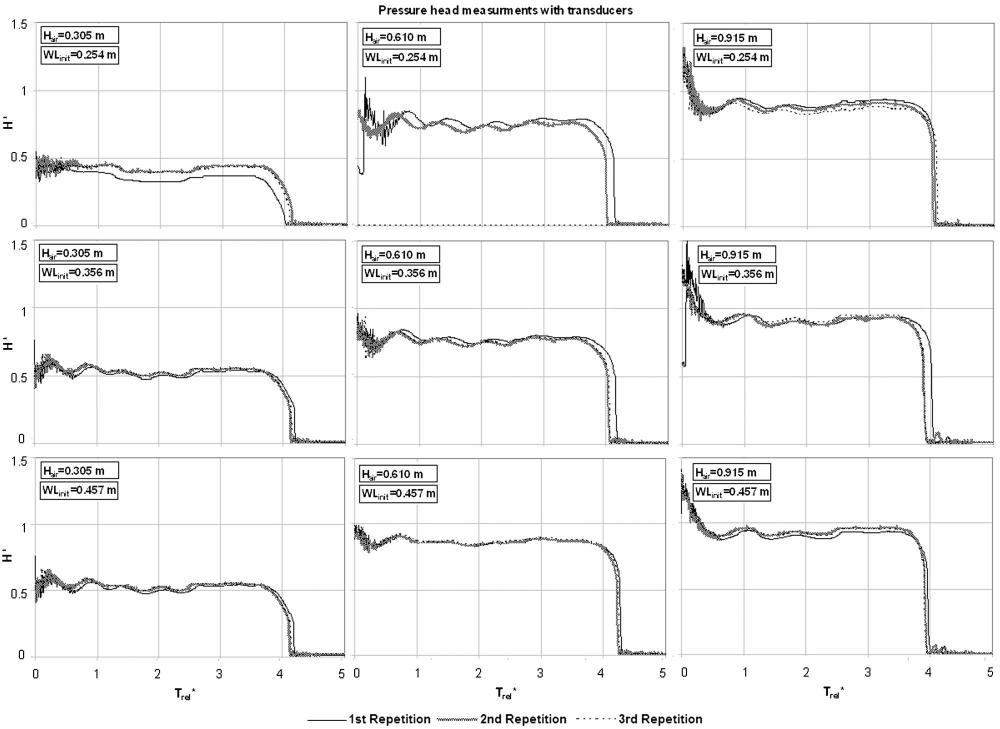
#> input picture tests/test_01_vw2011/cases/B_Dt12p7_Ha0610_Yfs0356/reference/paper_scans/raw_p5_x101_2000x1457.png, 2000 x 1457 px (shown at 1/2 size)
$ python caseB_redigitize_vw2011_runs.py
#> lines starting #> are read from the running program, lines starting #| are printed output that depends on the picture; after the words box and inside, x2 and y2 are one past the last pixel; in counts of white or black regions, pixels touching at a corner belong together
"""Re-digitize the three V&W (2011) Case-B repetitions by run identity.

This is a guided vector trace of the native 300-dpi images embedded in the
paper PDF.  It replaces the earlier dark-pixel envelope, which could not
preserve the published line/marker semantics.

Published semantics used here
-----------------------------
Fig. 6 pressure: run 1 = solid; run 2 = dense short-stroke trace;
run 3 = dotted trace.

Fig. 8 levels: Yfs run 1/2/3 = triangle/x/filled circle;
Yint run 1/2/3 = open diamond/square/circle.

The pressure traces are guided by manually inspected control points and then
snapped locally to dark ridges in the native bitmap.  The Fig. 8 coordinates
are marker-centre readings.  Audit overlays are generated so that every
digitized series can be checked directly against the source panel.
"""

from __future__ import annotations

import csv
import json
from pathlib import Path

import matplotlib.pyplot as plt
import numpy as np
from PIL import Image
from scipy.ndimage import gaussian_filter, median_filter


CASE_ROOT = Path(__file__).resolve().parents[1]
SCANS = CASE_ROOT / "reference" / "paper_scans"
DIG = CASE_ROOT / "data" / "digitized"
OUT = CASE_ROOT / "outputs" / "redigitization_audit"

FIG6 = SCANS / "raw_p5_x101_2000x1457.png"
FIG8 = SCANS / "raw_p7_x121_2145x1534.png"

# Native-image plot boxes from the 3x3 panel detector.  Coordinates include
# the border pixels; data are mapped linearly to the inner raster.
FIG6_BOX = (725, 1335, 481, 884)  # x0, x1, y0, y1; T*=0..5, H*=0..1.5
FIG8_BOX = (800, 1446, 506, 912)  # x0, x1, y0, y1; T*=3..5, Y*=0..1

PRESSURE_CSV = DIG / "fig6_caseB_pressure_runs_v2.csv"
PRESSURE_SUMMARY_CSV = DIG / "fig6_caseB_pressure_mean_range_v3.csv"
LEVEL_CSV = DIG / "fig8_caseB_levels_runs_v2.csv"

RUN_COLORS = {1: "#d62728", 2: "#1f77b4", 3: "#2ca02c"}


# Control points read after magnifying the native Fig. 6 centre panel.  The
# two patterned repetitions overlap closely for most of the plateau, so their
# traces legitimately coincide where the raster does not resolve separation.
PRESSURE_ANCHORS = {
    1: np.array(
        [
            [0.00, 0.40], [0.04, 0.40], [0.055, 0.90], [0.10, 0.76],
            [0.20, 0.70], [0.35, 0.68], [0.50, 0.74], [0.65, 0.80],
            [0.80, 0.84], [1.00, 0.78], [1.20, 0.74], [1.40, 0.78],
            [1.60, 0.77], [1.80, 0.72], [2.00, 0.75], [2.20, 0.77],
            [2.40, 0.74], [2.60, 0.78], [2.80, 0.81], [3.00, 0.80],
            [3.20, 0.80], [3.40, 0.80], [3.55, 0.79], [3.70, 0.76],
            [3.85, 0.72], [3.95, 0.69], [4.02, 0.65], [4.08, 0.59],
            [4.13, 0.52], [4.16, 0.43], [4.17, 0.05], [4.20, 0.00],
            [5.00, 0.00],
        ],
        dtype=float,
    ),
    2: np.array(
        [
            [0.00, 0.82], [0.08, 0.76], [0.20, 0.69], [0.35, 0.65],
            [0.50, 0.70], [0.70, 0.80], [0.85, 0.79], [1.05, 0.72],
            [1.20, 0.68], [1.40, 0.74], [1.60, 0.70], [1.80, 0.68],
            [2.00, 0.75], [2.20, 0.74], [2.40, 0.70], [2.60, 0.76],
            [2.80, 0.79], [3.00, 0.77], [3.20, 0.74], [3.40, 0.76],
            [3.55, 0.74], [3.70, 0.70], [3.82, 0.66], [3.92, 0.58],
            [3.98, 0.48], [4.02, 0.10], [4.03, 0.00], [5.00, 0.00],
        ],
        dtype=float,
    ),
    3: np.array(
        [
            [0.00, 0.79], [0.08, 0.75], [0.20, 0.71], [0.35, 0.67],
            [0.50, 0.71], [0.70, 0.79], [0.85, 0.78], [1.05, 0.73],
            [1.20, 0.70], [1.40, 0.75], [1.60, 0.71], [1.80, 0.70],
            [2.00, 0.75], [2.20, 0.75], [2.40, 0.72], [2.60, 0.77],
            [2.80, 0.78], [3.00, 0.76], [3.20, 0.75], [3.40, 0.77],
            [3.55, 0.75], [3.70, 0.71], [3.82, 0.67], [3.92, 0.60],
            [4.00, 0.52], [4.04, 0.10], [4.05, 0.00], [5.00, 0.00],
        ],
        dtype=float,
    ),
}


# Fig. 8 marker-centre readings.  Baseline markers printed at Y*=0 after a
# quantity left the camera window are excluded from the rising trajectories;
# the paper's actual run-specific marker shapes are retained in the CSV.
LEVEL_POINTS = {
    ("fs", 1): [
        (3.359, 0.840), (3.630, 0.812), (3.670, 0.820), (3.709, 0.832),
        (3.748, 0.855), (3.787, 0.875), (3.827, 0.895), (3.864, 0.920),
        (3.907, 0.951), (3.941, 0.982), (3.981, 1.000),
    ],
    ("fs", 2): [
        (3.022, 0.799), (3.261, 0.839), (3.585, 0.803), (3.635, 0.816),
        (3.675, 0.824), (3.715, 0.836), (3.755, 0.855), (3.795, 0.880),
        (3.835, 0.910), (3.875, 0.946), (3.915, 0.982), (3.940, 1.000),
    ],
    ("fs", 3): [
        (3.279, 0.833), (3.588, 0.803), (3.641, 0.818), (3.669, 0.820),
        (3.706, 0.828), (3.743, 0.842), (3.783, 0.877), (3.820, 0.924),
        (3.861, 0.946), (3.901, 0.975), (3.910, 1.000),
    ],
    ("int", 1): [
        (3.742, 0.064), (3.783, 0.093), (3.820, 0.126), (3.860, 0.162),
        (3.900, 0.213), (3.935, 0.262), (3.976, 0.322), (4.016, 0.394),
        (4.053, 0.469), (4.094, 0.559), (4.133, 0.687), (4.169, 0.892),
    ],
    ("int", 2): [
        (3.648, 0.060), (3.701, 0.092), (3.742, 0.126), (3.788, 0.164),
        (3.817, 0.228), (3.857, 0.288), (3.900, 0.362), (3.933, 0.436),
        (3.974, 0.530), (4.013, 0.634), (4.050, 0.788), (4.093, 0.958),
    ],
    ("int", 3): [
        (3.678, 0.060), (3.718, 0.083), (3.758, 0.113), (3.798, 0.155),
        (3.817, 0.208), (3.857, 0.266), (3.900, 0.333), (3.933, 0.406),
        (3.975, 0.490), (4.015, 0.581), (4.050, 0.722), (4.091, 0.868),
    ],
}


# Isolated upper-left free-surface markers are valid pre-rise observations,
# not the beginning of the monotonic rise toward the tower rim.  Keep them in
# the reproduction, but tag them separately so event-time calculations start
# from the compact trajectories near T*=3.59--3.63.
PRELEVEL_COUNTS = {("fs", 1): 1, ("fs", 2): 2, ("fs", 3): 1}


# Zero-line markers visible in the published panel.  These are retained for
# faithful graphical reproduction but explicitly tagged as sentinels so they
# cannot be mistaken for a falling physical trajectory in later metrics.
BASELINE_POINTS = {
    ("fs", 1): [(3.930, 0.0), (4.020, 0.0), (4.100, 0.0), (4.160, 0.0)],
    ("fs", 2): [(3.900, 0.0), (3.940, 0.0), (3.980, 0.0), (4.020, 0.0), (4.060, 0.0), (4.100, 0.0)],
    ("fs", 3): [
        (3.820, 0.0), (3.850, 0.0), (3.880, 0.0), (3.910, 0.0),
        (3.940, 0.0), (3.970, 0.0), (4.000, 0.0), (4.030, 0.0),
        (4.060, 0.0), (4.090, 0.0), (4.120, 0.0),
    ],
    ("int", 1): [(3.000, 0.0), (3.350, 0.0), (3.610, 0.0), (4.200, 0.0)],
    ("int", 2): [(3.010, 0.0), (3.220, 0.0), (3.600, 0.0), (4.130, 0.0)],
    ("int", 3): [(3.230, 0.0), (3.560, 0.0), (4.080, 0.0)],
}


def _gray(path: Path) -> np.ndarray:
    return np.asarray(Image.open(path).convert("L"), dtype=float)


def _snap_pressure(gray: np.ndarray, run: int) -> tuple[np.ndarray, np.ndarray]:
    x0, x1, y0, y1 = FIG6_BOX
    panel = gray[y0 : y1 + 1, x0 : x1 + 1]
    height, width = panel.shape
    anchors = PRESSURE_ANCHORS[run]
    t = np.linspace(0.0, 5.0, width)
    guide = np.interp(t, anchors[:, 0], anchors[:, 1])

    # Local ridge score.  Grid lines and the two in-panel condition boxes are
    # masked before tracing.  Their coordinates are known from the panel scan.
    ink = gaussian_filter(255.0 - panel, sigma=(0.75, 0.65))
    ink[:87, :160] = 0.0
    for tx in (0, 1, 2, 3, 4, 5):
        px = int(round((tx / 5.0) * (width - 1)))
        ink[:, max(0, px - 2) : min(width, px + 3)] = 0.0
    for hh in (0.0, 0.5, 1.0, 1.5):
        py = int(round((1.5 - hh) / 1.5 * (height - 1)))
        ink[max(0, py - 2) : min(height, py + 3), :] = 0.0

    traced = guide.copy()
    previous_row = None
    for ix, (tt, expected_h) in enumerate(zip(t, guide)):
        # The steep/vertical release and the final zero line are encoded by
        # inspected control points, rather than by a single-valued ridge.
        if tt < 0.22 or tt > anchors[-3, 0] or expected_h < 0.12:
            previous_row = None
            continue
        expected_row = (1.5 - expected_h) / 1.5 * (height - 1)
        radius = 5 if run == 1 else 6
        lo = max(0, int(round(expected_row)) - radius)
        hi = min(height - 1, int(round(expected_row)) + radius)
        candidates = np.arange(lo, hi + 1)
        local = ink[candidates, ix]
        penalty = 8.0 * ((candidates - expected_row) / max(radius, 1)) ** 2
        if previous_row is not None:
            penalty += 3.0 * ((candidates - previous_row) / max(radius, 1)) ** 2
        best = int(candidates[np.argmax(local - penalty)])
        if local.max() > 18.0:
            traced[ix] = 1.5 - 1.5 * best / (height - 1)
            previous_row = best

    # Remove one-pixel JPEG jitter while retaining the measured undulation.
    traced = median_filter(traced, size=3, mode="nearest")
    traced = np.clip(traced, 0.0, 1.5)
    return t, traced


def _write_csvs(pressure: dict[int, tuple[np.ndarray, np.ndarray]]) -> None:
    DIG.mkdir(parents=True, exist_ok=True)
    with PRESSURE_CSV.open("w", newline="", encoding="utf-8") as stream:
        writer = csv.writer(stream)
        writer.writerow(["run", "Tstar", "Hstar", "source_style", "method"])
        styles = {1: "solid", 2: "dense_short_stroke", 3: "dotted"}
        for run in (1, 2, 3):
            t, h = pressure[run]
            for tt, hh in zip(t, h):
                writer.writerow([run, f"{tt:.6f}", f"{hh:.6f}", styles[run], "guided_native_raster_trace"])

    # All three traces share the native raster's time grid.  The main-paper
    # curve uses their pointwise arithmetic mean; the min--max span is kept
    # as a descriptive repeatability band (n=3), not a confidence interval.
    t = pressure[1][0]
    stack = np.vstack([pressure[run][1] for run in (1, 2, 3)])
    with PRESSURE_SUMMARY_CSV.open("w", newline="", encoding="utf-8") as stream:
        writer = csv.writer(stream)
        writer.writerow(["Tstar", "Hstar_mean", "Hstar_min", "Hstar_max", "n"])
        for tt, mean, low, high in zip(
            t, np.mean(stack, axis=0), np.min(stack, axis=0), np.max(stack, axis=0)
        ):
            writer.writerow([f"{tt:.6f}", f"{mean:.6f}", f"{low:.6f}", f"{high:.6f}", 3])

    with LEVEL_CSV.open("w", newline="", encoding="utf-8") as stream:
        writer = csv.writer(stream)
        writer.writerow(["kind", "run", "Tstar", "Ystar", "source_marker", "role", "method"])
        markers = {
            ("fs", 1): "triangle", ("fs", 2): "x", ("fs", 3): "filled_circle",
            ("int", 1): "open_diamond", ("int", 2): "open_square", ("int", 3): "open_circle",
        }
        for key in (("fs", 1), ("fs", 2), ("fs", 3), ("int", 1), ("int", 2), ("int", 3)):
            for index, (tt, yy) in enumerate(LEVEL_POINTS[key]):
                role = "initial_level_reading" if index < PRELEVEL_COUNTS.get(key, 0) else "rising_track"
                writer.writerow([key[0], key[1], f"{tt:.6f}", f"{yy:.6f}", markers[key], role, "native_marker_centre"])
            for tt, yy in BASELINE_POINTS[key]:
                writer.writerow([key[0], key[1], f"{tt:.6f}", f"{yy:.6f}", markers[key], "baseline_sentinel", "native_marker_centre"])


def _audit_pressure(gray: np.ndarray, pressure: dict[int, tuple[np.ndarray, np.ndarray]]) -> None:
    x0, x1, y0, y1 = FIG6_BOX
    panel = gray[y0 : y1 + 1, x0 : x1 + 1]
    fig, ax = plt.subplots(figsize=(12.0, 6.1))
    ax.imshow(panel, cmap="gray", vmin=0, vmax=255, extent=(0, 5, 0, 1.5), origin="upper", aspect="auto")
    for run, linestyle in ((1, "-"), (2, "--"), (3, ":")):
        t, h = pressure[run]
        ax.plot(t, h, color=RUN_COLORS[run], lw=1.25, ls=linestyle, label=f"digitized run {run}")
    ax.set(xlim=(0, 5), ylim=(0, 1.5), xlabel=r"$T^*_{rel}$", ylabel=r"$H^*$")
    ax.legend(loc="upper right", frameon=True, fontsize=9)
    ax.set_title("Fig. 6 centre panel: run-specific trace audit")
    fig.tight_layout()
    fig.savefig(OUT / "fig6_caseB_pressure_runs_overlay_audit.png", dpi=260)
    plt.close(fig)


def _audit_levels(gray: np.ndarray) -> None:
    x0, x1, y0, y1 = FIG8_BOX
    panel = gray[y0 : y1 + 1, x0 : x1 + 1]
    fig, ax = plt.subplots(figsize=(11.5, 6.6))
    ax.imshow(panel, cmap="gray", vmin=0, vmax=255, extent=(3, 5, 0, 1), origin="upper", aspect="auto")
    marker_style = {
        ("fs", 1): ("^", True), ("fs", 2): ("x", True), ("fs", 3): ("o", True),
        ("int", 1): ("D", False), ("int", 2): ("s", False), ("int", 3): ("o", False),
    }
    for kind, run in marker_style:
        pts = np.asarray(LEVEL_POINTS[(kind, run)], dtype=float)
        baseline = np.asarray(BASELINE_POINTS[(kind, run)], dtype=float)
        marker, filled = marker_style[(kind, run)]
        ax.plot(
            pts[:, 0], pts[:, 1], ls="none", marker=marker, ms=6.5,
            mfc=(RUN_COLORS[run] if filled else "none"), mec=RUN_COLORS[run], mew=1.25,
            label=f"{kind} run {run}",
        )
        ax.plot(
            baseline[:, 0], baseline[:, 1], ls="none", marker=marker, ms=4.5,
            mfc=(RUN_COLORS[run] if filled else "none"), mec=RUN_COLORS[run], mew=1.0,
        )
    ax.set(xlim=(3, 5), ylim=(0, 1), xlabel=r"$T^*_{rel}$", ylabel=r"$Y^*$")
    ax.legend(ncol=2, loc="lower right", frameon=True, fontsize=8.5)
    ax.set_title("Fig. 8 centre panel: six-series marker audit")
    fig.tight_layout()
    fig.savefig(OUT / "fig8_caseB_level_runs_overlay_audit.png", dpi=260)
    plt.close(fig)


def main() -> None:
    OUT.mkdir(parents=True, exist_ok=True)
    gray6 = _gray(FIG6)
    gray8 = _gray(FIG8)
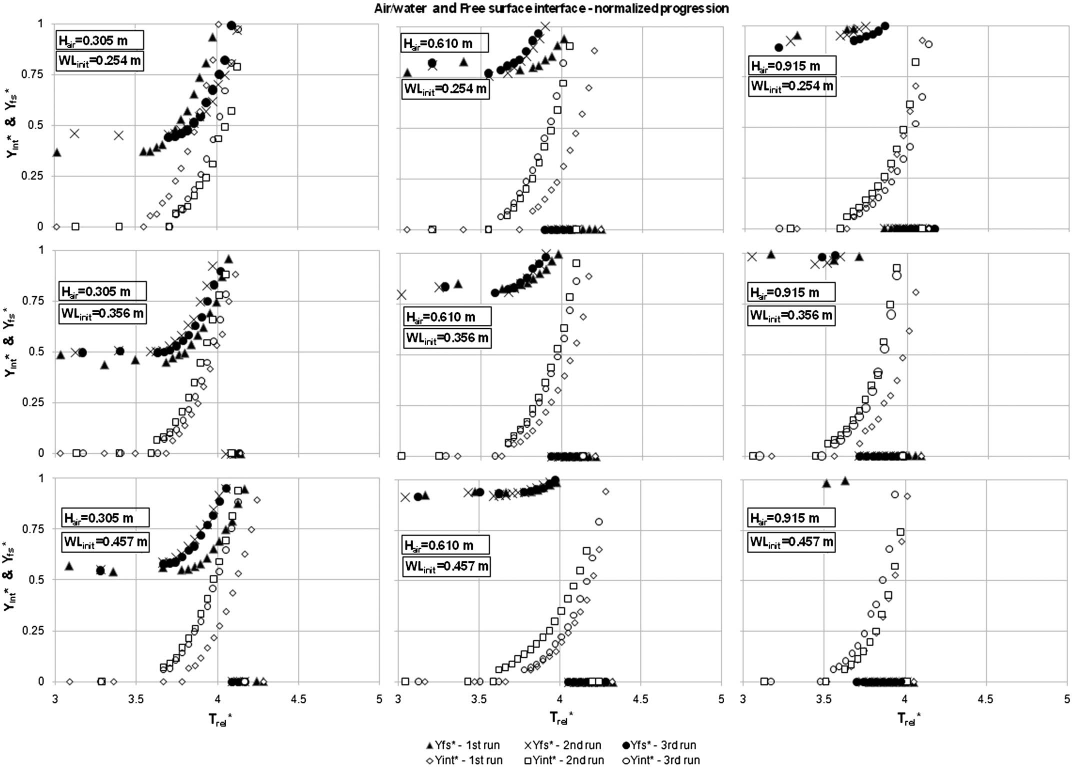
#> input picture tests/test_01_vw2011/cases/B_Dt12p7_Ha0610_Yfs0356/reference/paper_scans/raw_p7_x121_2145x1534.png, 2145 x 1534 px (shown at 1/2 size)
    pressure = {run: _snap_pressure(gray6, run) for run in (1, 2, 3)}
#> in _snap_pressure, `panel = gray[y0 : y1 + 1, x0 : x1 + 1]`:
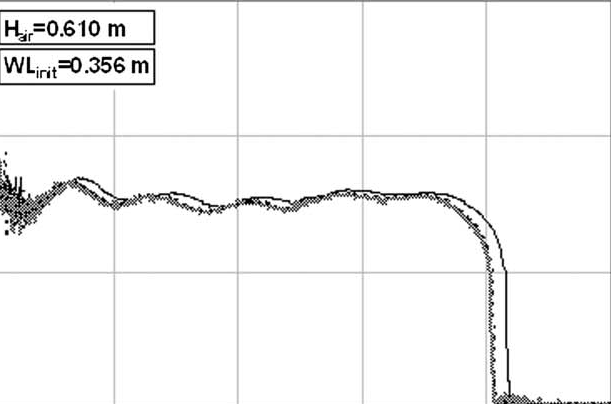
#> panel: shape (404, 611) float64; min 0, max 255, mean 245.1
#> in _snap_pressure, `ink[:87, :160] = 0.0`: ink: shape (404, 611) float64; min 0, max 252.2, mean 6.7
#> after the loop in _snap_pressure, `for tx in (0, 1, 2, 3, 4, 5):`:
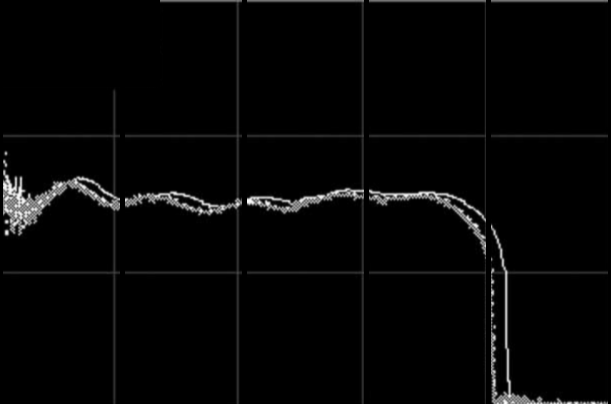
#> ink: shape (404, 611) float64; min 0, max 252.2, mean 6
#> after the loop in _snap_pressure, `for hh in (0.0, 0.5, 1.0, 1.5):`:
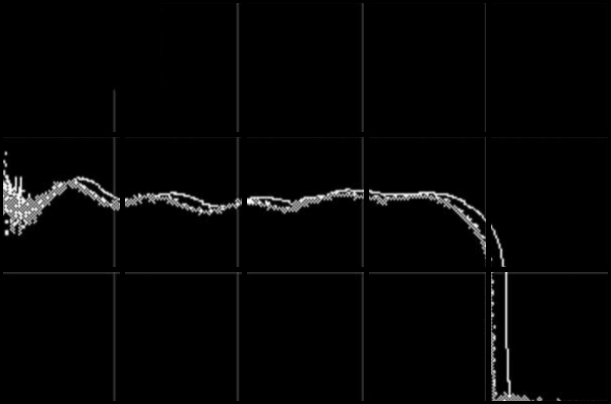
#> ink: shape (404, 611) float64; 3.4% of pixels changed, all inside (x1, y1, x2, y2) = (3, 0, 608, 404)
#> the loop in _snap_pressure, `for ix, (tt, expected_h) in enumerate(zip(t, guide)):` made 611 passes
#> (best, previous_row) on passes 28 to 39: (212, 212), (212, 212), (212, 212), (212, 212), (215, 215), (217, 217), (217, 217), (219, 219), (220, 220), (213, 213), (214, 214), (214, 214)
#> (local, best) on passes 47, 48, 55, 56, 57: ([0.841, 1.21, 2, 0.761, 0.0522, 0.000611, 0, 0, 0, 0, 0], 217), ([0.506, 0.686, 0.595, 0.183, 0.012, 0.000139, 0, 0, 0, 0, 0], 216), ([0.932, 0.862, 0.268, 0.0176, 0.000204, 0, 0, 0, 0, 0, 0], 212), ([1.58, 3.48, 3.18, 0.957, 0.0625, 0.000724, 0, 0, 0, 0, 0], 211), ([2.12, 3.17, 2.21, 0.584, 0.0368, 0.000424, 0, 0, 0, 0, 0], 210)
#> after the loop in _snap_pressure, `for ix, (tt, expected_h) in enumerate(zip(t, guide)):`: traced = 611 values, max 0.893 at index 7, min 0 at index 513, mean 0.626
#> in _snap_pressure, `traced = median_filter(traced, size=3, mode="nearest")`: traced = 611 values, max 0.867 at index 7, min 0 at index 513, mean 0.627
#> the loop in _snap_pressure (call 2), `for ix, (tt, expected_h) in enumerate(zip(t, guide)):` made 611 passes
#> (best, previous_row) on passes 28 to 38: (222, 222), (217, 217), (214, 214), (219, 219), (218, 218), (217, 217), (217, 217), (219, 219), (221, 221), (221, 221), (221, 221)
#> best on passes 39 to 40: 221, 222
    _write_csvs(pressure)
#> the loop in _write_csvs, `for tt, mean, low, high in zip( t, np.mean(stack, axis=0), np.min(stac..` made 611 passes
#> (tt, mean, low, high) on passes 1 to 3: (0, 0.67, 0.4, 0.82), (0.0082, 0.667, 0.4, 0.814), (0.0164, 0.663, 0.4, 0.808)
    _audit_pressure(gray6, pressure)
#> in _audit_pressure, `fig.savefig(OUT / "fig6_caseB_pressure_runs_overlay_audit.png", dpi=260)`:
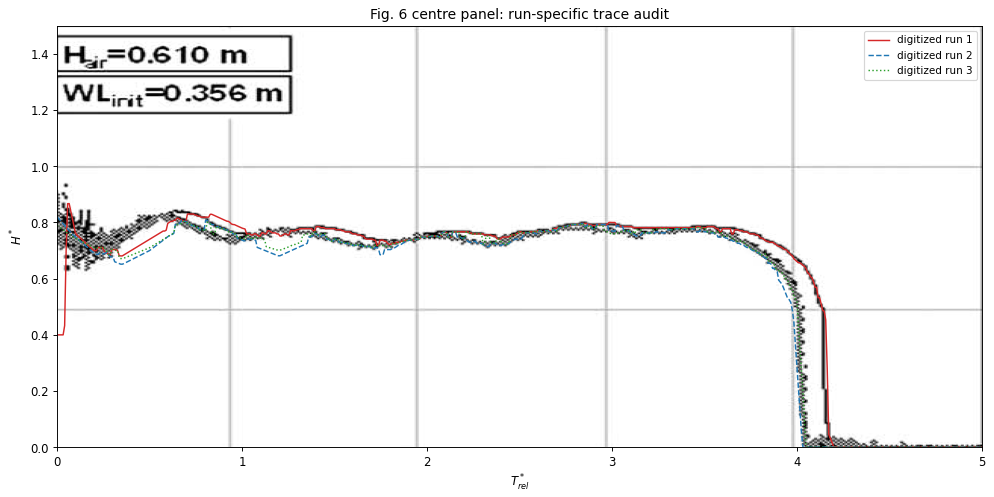
#> figure drawn by matplotlib, 1 panel
    _audit_levels(gray8)
#> in _audit_levels, `panel = gray[y0 : y1 + 1, x0 : x1 + 1]`:
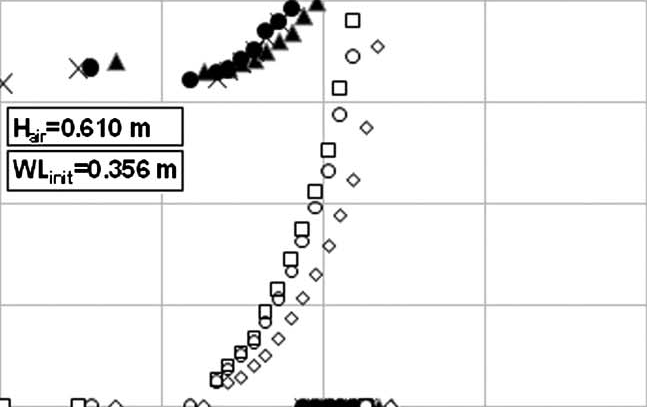
#> panel: shape (407, 647) float64; min 0, max 255, mean 241.2
#> in _audit_levels, `fig.savefig(OUT / "fig8_caseB_level_runs_overlay_audit.png", dpi=260)`:
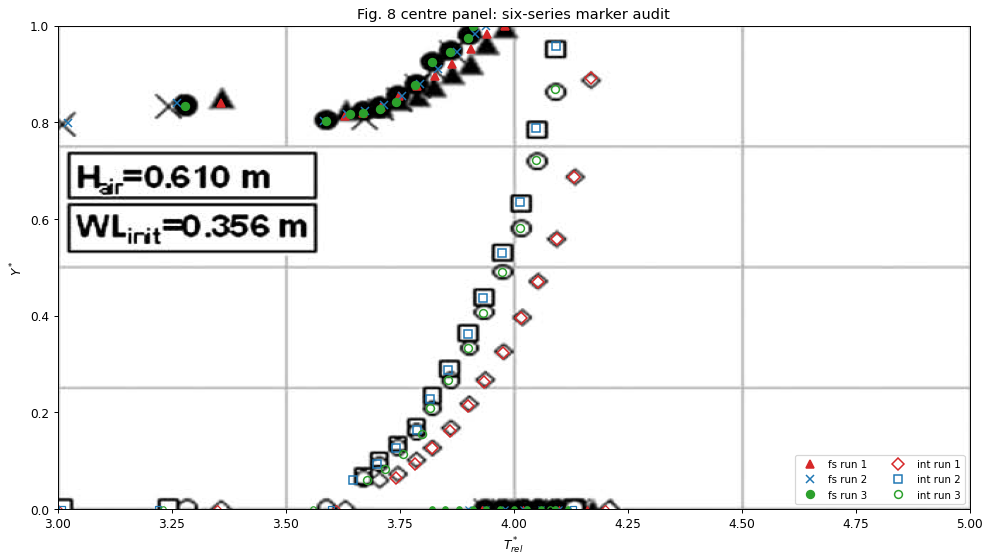
#> figure drawn by matplotlib, 1 panel

    manifest = {
        "case": "VW2011 Test B: Ha0=0.610 m, WLinit=0.356 m, Dt*=0.135",
        "source": "native 300-dpi images embedded in vasconcelos2011.pdf pages 6 and 8",
        "supersedes": ["fig6_caseB_Hstar_band.csv", "fig8_caseB_levels.csv"],
        "pressure_semantics": {"1": "solid", "2": "dense short-stroke", "3": "dotted"},
        "level_semantics": {
            "Yfs": {"1": "triangle", "2": "x", "3": "filled circle"},
            "Yint": {"1": "open diamond", "2": "open square", "3": "open circle"},
        },
        "pressure_csv": str(PRESSURE_CSV.relative_to(CASE_ROOT)),
        "pressure_summary_csv": str(PRESSURE_SUMMARY_CSV.relative_to(CASE_ROOT)),
        "levels_csv": str(LEVEL_CSV.relative_to(CASE_ROOT)),
        "audit_outputs": [
            "outputs/redigitization_audit/fig6_caseB_pressure_runs_overlay_audit.png",
            "outputs/redigitization_audit/fig8_caseB_level_runs_overlay_audit.png",
        ],
        "limitations": [
            "Initial pressure traces overlap densely for T*<0.25.",
            "The low initial value of pressure run 1 is visible in the published source and is retained in the run-level CSV; it contributes to the n=3 mean and min--max band.",
            "Pressure runs 2 and 3 are locally coincident where the raster cannot resolve separation.",
            "Isolated upper-left Yfs markers are retained with role=initial_level_reading and are not used as rise-onset events.",
            "Baseline Y*=0 markers are retained with role=baseline_sentinel and are excluded from rising-track metrics.",
        ],
    }
    (OUT / "caseB_redigitization_manifest.json").write_text(
        json.dumps(manifest, indent=2), encoding="utf-8"
    )
    print(json.dumps(manifest, indent=2))


if __name__ == "__main__":
    main()
